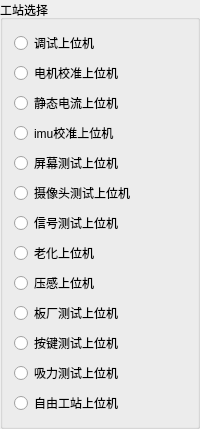
        <widget class="QGroupBox" name="radioButtonGroupWidget">
         <property name="title">
          <string>工站选择</string>
         </property>
         <layout class="QVBoxLayout" name="verticalLayoutRadioButtons">
          <item>
           <widget class="QRadioButton" name="radioButtonDebug">
            <property name="text">
             <string>调试上位机</string>
            </property>
           </widget>
          </item>
          <item>
           <widget class="QRadioButton" name="radioButtonMotorCalibration">
            <property name="text">
             <string>电机校准上位机</string>
            </property>
           </widget>
          </item>
          <item>
           <widget class="QRadioButton" name="radioButtonStaticCurrent">
            <property name="text">
             <string>静态电流上位机</string>
            </property>
           </widget>
          </item>
          <item>
           <widget class="QRadioButton" name="radioButtonImuCalibration">
            <property name="text">
             <string>imu校准上位机</string>
            </property>
           </widget>
          </item>
          <item>
           <widget class="QRadioButton" name="radioButtonScreenTest">
            <property name="text">
             <string>屏幕测试上位机</string>
            </property>
           </widget>
          </item>
          <item>
           <widget class="QRadioButton" name="radioButtonCameraTest">
            <property name="text">
             <string>摄像头测试上位机</string>
            </property>
           </widget>
          </item>
          <item>
           <widget class="QRadioButton" name="radioButtonSignalTest">
            <property name="text">
             <string>信号测试上位机</string>
            </property>
           </widget>
          </item>
          <item>
           <widget class="QRadioButton" name="radioButtonAgingTest">
            <property name="text">
             <string>老化上位机</string>
            </property>
           </widget>
          </item>
          <item>
           <widget class="QRadioButton" name="radioButtonPressTest">
            <property name="text">
             <string>压感上位机</string>
            </property>
           </widget>
          </item>
          <item>
           <widget class="QRadioButton" name="radioButtonBoardFactoryTest">
            <property name="text">
             <string>板厂测试上位机</string>
            </property>
           </widget>
          </item>
          <item>
           <widget class="QRadioButton" name="radioButtonKeyTest">
            <property name="text">
             <string>按键测试上位机</string>
            </property>
           </widget>
          </item>
          <item>
           <widget class="QRadioButton" name="radioButtonSuctionTest">
            <property name="text">
             <string>吸力测试上位机</string>
            </property>
           </widget>
          </item>
          <item>
           <widget class="QRadioButton" name="radioButtonFreeWorkstation">
            <property name="text">
             <string>自由工站上位机</string>
            </property>
           </widget>
          </item>
         </layout>
        </widget>
